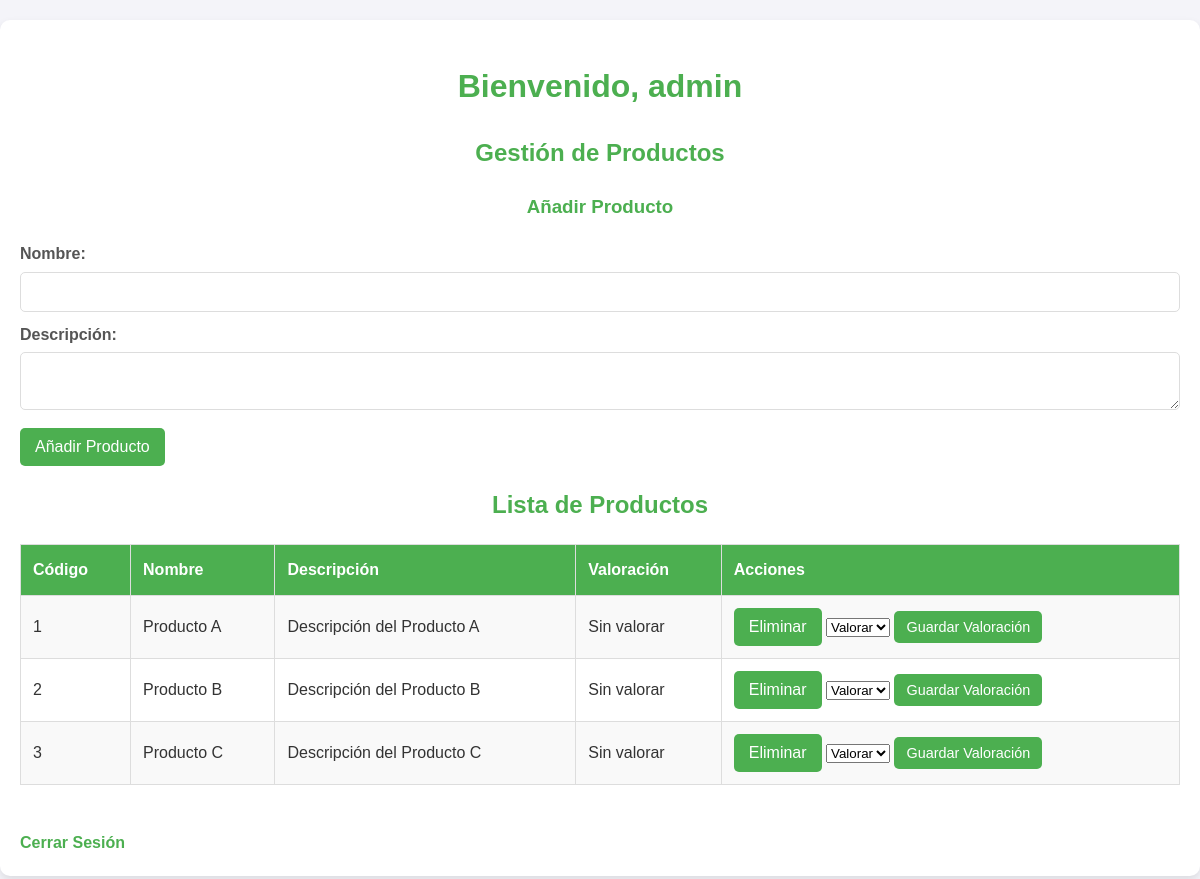
The page /listado.php (signed in) on the database its author committed.
### tables this page shows
CREATE TABLE productos (
    id INT AUTO_INCREMENT PRIMARY KEY,
    nombre VARCHAR(255) NOT NULL,
    descripcion TEXT,
    voto DECIMAL(3, 2) DEFAULT 0
);

### listado.php (the view, shortened to what this page needs)
<?php
include 'conexion.php';
$es_admin = isset($_SESSION['es_admin']) && $_SESSION['es_admin'];
$stmt = $pdo->query("SELECT * FROM productos");
$productos = $stmt->fetchAll(PDO::FETCH_ASSOC);
?>
<!DOCTYPE html>
<html lang="es">
<head>
    <link rel="stylesheet" href="styles.css">
</head>
<body>
    <div class="container">
        <h1>Bienvenido, <?php echo htmlspecialchars($_SESSION['usuario']); ?></h1>
        <?php if ($es_admin): ?>
            <h2>Gestión de Productos</h2>
            <h3>Añadir Producto</h3>
            <form method="POST">
                <label for="nombre">Nombre:</label>
                <input type="text" id="nombre" name="nombre" required>
                <br>
                <label for="descripcion">Descripción:</label>
                <textarea id="descripcion" name="descripcion" required></textarea>
                <br>
                <button type="submit" name="nuevo_producto">Añadir Producto</button>
            </form>
        <?php endif; ?>
        <h2>Lista de Productos</h2>
        <table border="1">
            <tr>
                <th>Código</th>
                <th>Nombre</th>
                <th>Descripción</th>
                <th>Valoración</th>
                <th>Acciones</th>
            </tr>
            <?php foreach ($productos as $producto): ?>
                <tr>
                    <td><?php echo htmlspecialchars($producto['id']); ?></td>
                    <td><?php echo htmlspecialchars($producto['nombre']); ?></td>
                    <td><?php echo htmlspecialchars($producto['descripcion']); ?></td>
                    <td id="media-<?php echo $producto['id']; ?>">
                        <?php
                        $stmt = $pdo->prepare("SELECT AVG(cantidad) AS media, COUNT(*) AS total FROM votos WHERE idPr = ?");
                        $stmt->execute([$producto['id']]);
                        $result = $stmt->fetch(PDO::FETCH_ASSOC);
                        if ($result['total'] > 0) {
                            echo mostrarEstrellas($result['media']) . " (" . $result['total'] . " votos)";
                        } else {
                            echo "Sin valorar";
                        }
                        ?>
                    </td>
                    <td>
                        <?php if ($es_admin): ?>
                            <form method="POST" style="display: inline;">
                                <button type="submit" name="borrar_producto" onclick="return confirm('¿Estás seguro de que deseas eliminar este producto?');">Eliminar</button>
                            </form>
                        <?php endif; ?>
                        <select id="valoracion-<?php echo $producto['id']; ?>">
                            <option value="" selected disabled>Valorar</option>
                        </select>
                        <button onclick="guardarVoto(<?php echo $producto['id']; ?>)">Guardar Valoración</button>
                    </td>
                </tr>
            <?php endforeach; ?>
        </table>
        <br>
        <a href="logout.php">Cerrar Sesión</a>
    </div>
</body>
</html>

### styles.css (style rules this page uses)
body { font-family: 'Arial', sans-serif; margin: 0; padding: 0; background-color: #f4f4f9; color: #333; line-height: 1.6; }
h1, h2, h3 { color: #4CAF50; text-align: center; }
.container { max-width: 1200px; margin: 20px auto; padding: 20px; background: #fff; border-radius: 10px; box-shadow: 0 4px 8px rgba(0, 0, 0, 0.1); }
table { width: 100%; border-collapse: collapse; margin-bottom: 20px; }
table th, table td { padding: 12px; text-align: left; border: 1px solid #ddd; }
table th { background-color: #4CAF50; color: white; }
table tr:nth-child(even) { background-color: #f9f9f9; }
form { margin-bottom: 20px; }
form label { font-weight: bold; display: block; margin-bottom: 5px; color: #555; }
form input[type="text"], form input[type="password"], form textarea, form select { width: 100%; padding: 10px; margin-bottom: 10px; border: 1px solid #ddd; border-radius: 5px; box-sizing: border-box; font-size: 1rem; }
form button { display: inline-block; background-color: #4CAF50; color: white; border: none; padding: 10px 15px; border-radius: 5px; cursor: pointer; font-size: 1rem; transition: background-color 0.3s ease; }
button { background-color: #4CAF50; color: white; border: none; padding: 8px 12px; border-radius: 5px; font-size: 0.9rem; cursor: pointer; transition: background-color 0.3s ease; }
a { color: #4CAF50; text-decoration: none; font-weight: bold; }

### rows shown on the page
productos: id "1", nombre "Producto A", descripcion "Descripción del Producto A"
productos: id "2", nombre "Producto B", descripcion "Descripción del Producto B"
productos: id "3", nombre "Producto C", descripcion "Descripción del Producto C"

### other values the page prints
$_SESSION['usuario'] "admin"
